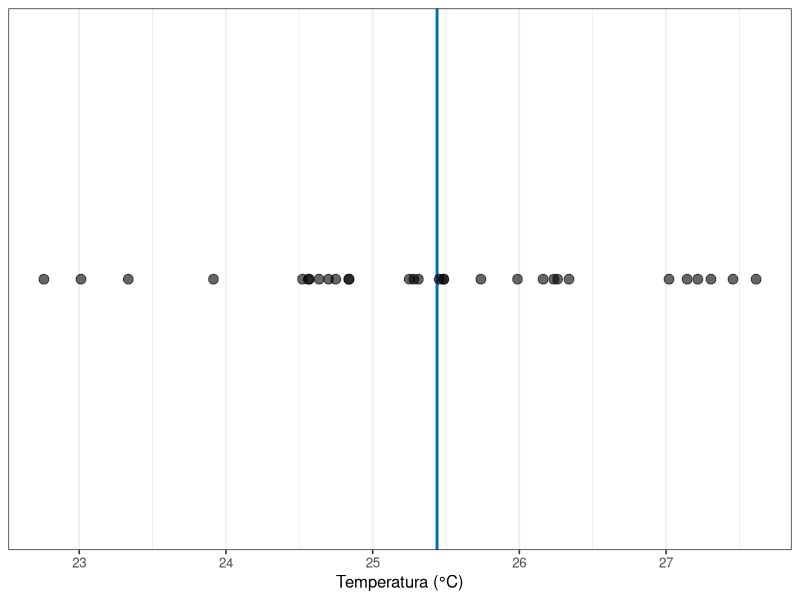
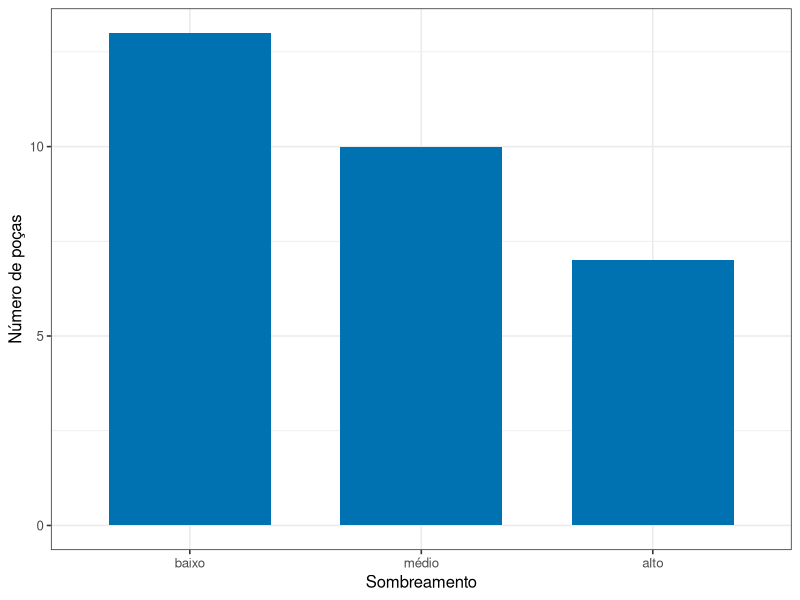
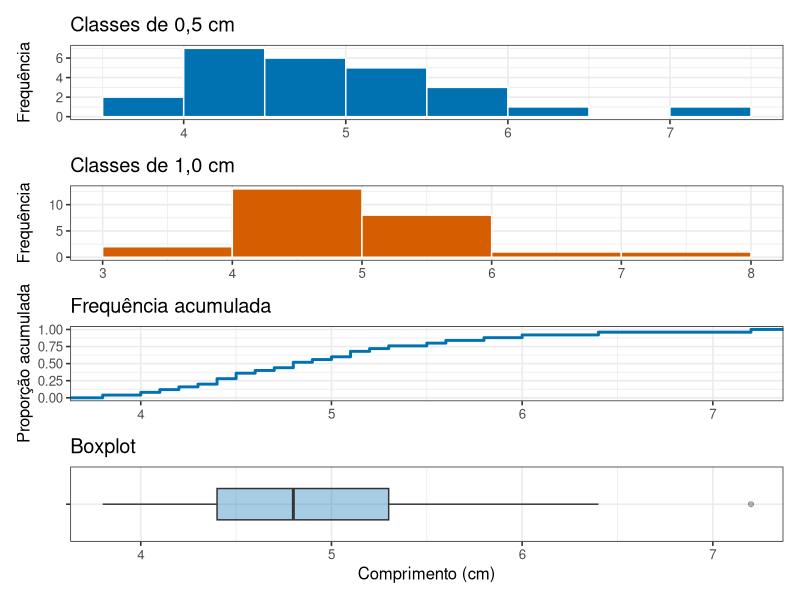

Write the R code that produced these figures, in order.
## ---- chunk 1
#| include: false
library(tidyverse)
theme_set(theme_bw(base_size = 12))
## ---- chunk 2
#| echo: false
#| label: tbl-pocas
tibble(
  poca = c(1, 2, 3, 4, 5),
  temperatura = c(25.4, 25.9, 24.8, 26.3, 25.1),
  profundidade = c(12, 8, 20, 6, 15),
  sombreamento = c("baixo", "baixo", "alto", "baixo", "médio")
) |>
  knitr::kable(
    col.names = c("Poça", "Temperatura (°C)", "Profundidade (cm)", "Sombreamento"),
    caption = "Cinco poças de maré: cada linha é uma poça, cada coluna é uma característica medida.",
    align = "c"
  ) |>
  kableExtra::kable_styling(
    bootstrap_options = c("striped", "hover"),
    full_width = FALSE,
    position = "center"
  )
## ---- chunk 3
#| echo: false
#| label: fig-variacao-espalhamento
#| fig-cap: "Temperatura medida em trinta poças de maré. A linha marca a média das trinta medidas."
#| fig-alt: "Gráfico de pontos mostrando trinta valores de temperatura espalhados ao longo do eixo, com uma linha vertical marcando a média das trinta medidas. A maioria dos pontos fica próxima da linha e poucos ficam nas extremidades."
#| fig-height: 3.2
pocas <- tibble(
  poca = 1:30,
  temperatura = rnorm(30, mean = 25.5, sd = 1.1)
)

ggplot(pocas, aes(x = temperatura, y = 0)) +
  geom_vline(xintercept = mean(pocas$temperatura), linewidth = 1, colour = "#0072B2") +
  geom_point(size = 3, alpha = 0.6) +
  labs(x = "Temperatura (°C)", y = NULL) +
  scale_y_continuous(breaks = NULL)
## ---- chunk 4
#| code-fold: true
#| code-summary: "Ver os resumos em R"
temperaturas_exemplo <- c(25.4, 25.9, 24.8, 26.3, 25.1)

moda <- function(x) {
  frequencias <- table(x)
  as.numeric(names(frequencias)[frequencias == max(frequencias)])
}

tibble(
  media = mean(temperaturas_exemplo),
  mediana = median(temperaturas_exemplo),
  moda = paste(moda(temperaturas_exemplo), collapse = ", "),
  variancia = var(temperaturas_exemplo),
  desvio_padrao = sd(temperaturas_exemplo),
  coeficiente_variacao = 100 * sd(temperaturas_exemplo) / mean(temperaturas_exemplo),
  minimo = min(temperaturas_exemplo),
  q1 = quantile(temperaturas_exemplo, 0.25),
  q3 = quantile(temperaturas_exemplo, 0.75),
  maximo = max(temperaturas_exemplo)
)
## ---- chunk 5
#| echo: false
#| label: fig-frequencias-sombra
#| fig-cap: "Frequências do sombreamento em trinta poças. Barras representam categorias, por isso ficam separadas."
#| fig-alt: "Gráfico de barras com as categorias baixo, médio e alto no eixo horizontal e a frequência de poças no vertical."
#| fig-height: 3.2
sombra_pocas <- tibble(
  sombra = factor(
    c(rep("baixo", 13), rep("médio", 10), rep("alto", 7)),
    levels = c("baixo", "médio", "alto"),
    ordered = TRUE
  )
)

tabela_sombra <- sombra_pocas |>
  count(sombra, name = "frequencia") |>
  mutate(proporcao = frequencia / sum(frequencia))

ggplot(tabela_sombra, aes(x = sombra, y = frequencia)) +
  geom_col(fill = "#0072B2", width = 0.7) +
  labs(x = "Sombreamento", y = "Número de poças")
## ---- chunk 6
#| echo: false
#| label: fig-formas-distribuicao
#| fig-cap: "Quatro representações dos mesmos comprimentos: histogramas com duas larguras de classe, frequência acumulada e boxplot."
#| fig-alt: "Painéis mostram dois histogramas com resoluções diferentes, uma curva crescente de frequência acumulada e um boxplot horizontal dos mesmos valores."
#| fig-height: 7.5
comprimentos <- tibble(
  valor = c(3.8, 4.0, 4.1, 4.2, 4.3, 4.4, 4.4, 4.5, 4.5, 4.6,
            4.7, 4.8, 4.8, 4.9, 5.0, 5.1, 5.1, 5.2, 5.3, 5.5,
            5.6, 5.8, 6.0, 6.4, 7.2)
)

p_estreito <- ggplot(comprimentos, aes(x = valor)) +
  geom_histogram(binwidth = 0.5, boundary = 0, fill = "#0072B2", colour = "white") +
  labs(x = NULL, y = "Frequência", title = "Classes de 0,5 cm")

p_largo <- ggplot(comprimentos, aes(x = valor)) +
  geom_histogram(binwidth = 1, boundary = 0, fill = "#D55E00", colour = "white") +
  labs(x = NULL, y = "Frequência", title = "Classes de 1,0 cm")

p_acumulada <- ggplot(comprimentos, aes(x = valor)) +
  stat_ecdf(geom = "step", linewidth = 1, colour = "#0072B2") +
  labs(x = NULL, y = "Proporção acumulada", title = "Frequência acumulada")

p_caixa <- ggplot(comprimentos, aes(x = valor, y = "")) +
  geom_boxplot(fill = "#0072B2", alpha = 0.35, width = 0.5) +
  labs(x = "Comprimento (cm)", y = NULL, title = "Boxplot")

patchwork::wrap_plots(p_estreito, p_largo, p_acumulada, p_caixa, ncol = 1)
